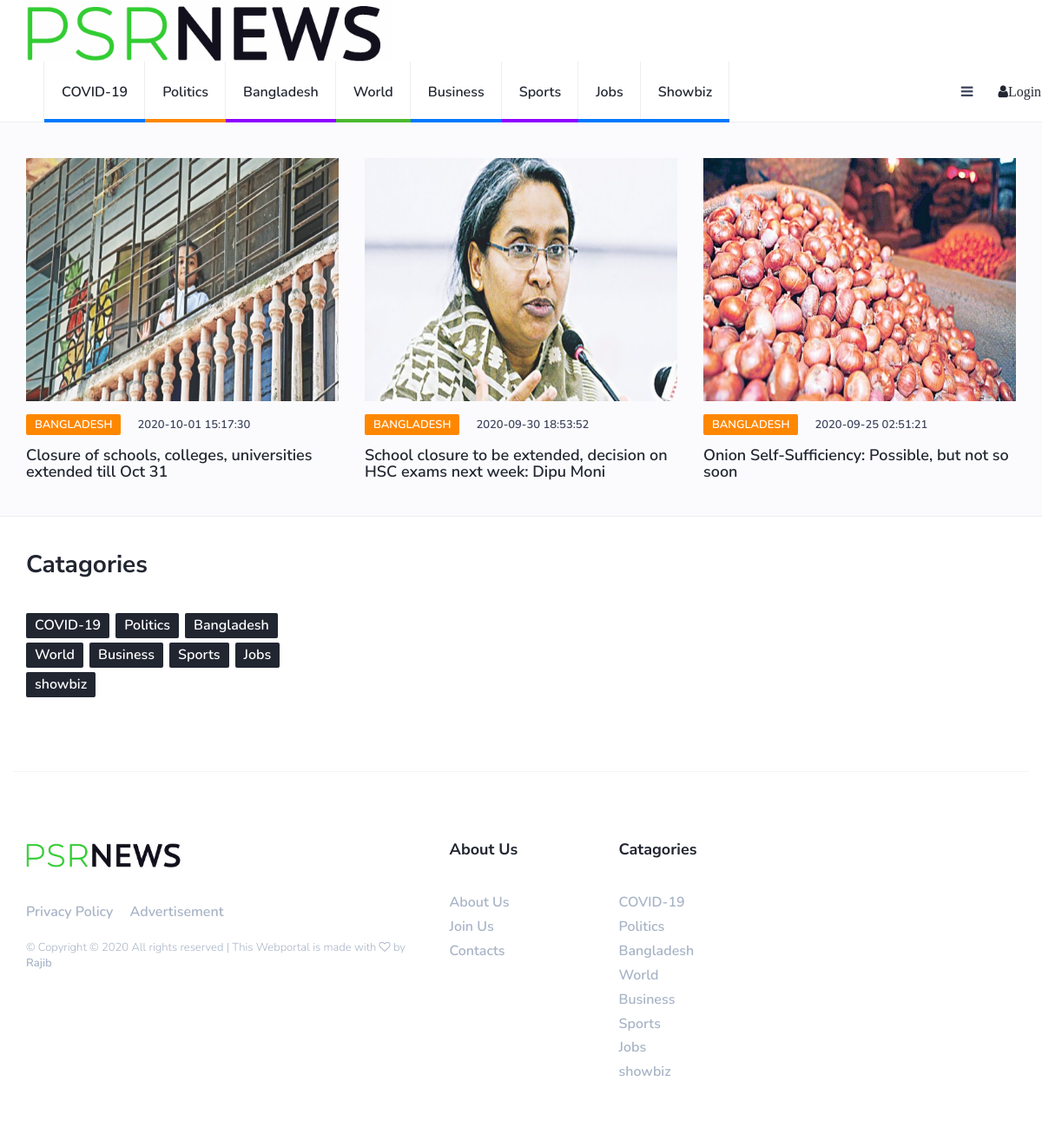
Screenshot of /Bangladesh.php with the database file from the repository.
### tables this page shows
CREATE TABLE `mainportal` (
  `mid` int(255) NOT NULL,
  `mpublishdate` text NOT NULL DEFAULT current_timestamp(),
  `mtitle` text NOT NULL,
  `mauthorname` varchar(255) NOT NULL,
  `mcatagory` varchar(255) NOT NULL,
  `mimage` varchar(255) NOT NULL,
  `mbody` text NOT NULL,
  `comment` text NOT NULL
);

### Bangladesh.php (the view, shortened to what this page needs)
<?php
$adminname= $_SESSION['username'];
$author=$_SESSION['ab'];
$visitor=$_SESSION['visitor'];
?>
<!DOCTYPE html>
<html lang="en">
<head>
	<link type="text/css" rel="stylesheet" href="css/bootstrap.min.css" />
	<link rel="stylesheet" href="css/font-awesome.min.css">
	<link type="text/css" rel="stylesheet" href="css/style.css" />
</head>
<body>
	<header id="header">
		<div id="nav">
			<div id="nav-fixed">
				<div class="container">
					<div class="nav-logo">
						<a href="portalindex.php" class="logo"><img src="./images/logo.png" alt=""></a>
					</div>
					<ul class="nav-menu nav navbar-nav">
					<li class='cat-3'><a href="covid.php">COVID-19</a></li>
					<li class='cat-2'><a href="politics.php">Politics</a></li>
					<li class='cat-4'><a href="Bangladesh.php">Bangladesh</a></li>
					<li class='cat-1'><a href="world.php">World</a></li>
					<li class='cat-3'><a href="business.php">Business</a></li>
					<li class='cat-4'><a href="sports.php">Sports</a></li>
					<li class='cat-3'><a href="jobs.php">Jobs</a></li>
					<li class='cat-3'><a href="ent.php">Showbiz</a></li>
					</ul>
					<div class="nav-btns">
						<button class="aside-btn"><i class="fa fa-bars"></i></button>
						<?php
						if(!empty($_SESSION['ab']))
						{
							echo "<a href='authorhome.php'><i class='fa fa-fw fa-user'>$author</i> </a>";
						}
						elseif (!empty($_SESSION['username']))
						{
							echo "<a href='home.php'><i class='fa fa-fw fa-user'>$adminname</i> </a>";
						}
						elseif (!empty($_SESSION['visitor']))
						{
							echo "<a href='portalindex.php'><i class='fa fa-fw fa-user'>$visitor</i> </a>";
						}
						else{
                          echo "<a href='loginsinup.html'><i class='fa fa-fw fa-user'>Login</i> </a>";
						}
						?>
					</div>
				</div>
			</div>
		</div>
	</header>
	<div class="section section-grey">
		<div class="container">
			<div class="row">
				<div class="col-md-12">
					<div class="section-title text-center">
					<h2>Bangladesh News</h2>
					</div>
                </div>
                <?php
				$mysqli =  new mysqli('localhost','root','','project') or die('Error');
				$resultset = $mysqli->query("select * from mainportal where mcatagory='Bangladesh' order by mid desc");
				?>
				<?php
				while($rows=$resultset->fetch_assoc())
				{
						$publishdate = $rows['mpublishdate'];
						$title = $rows['mtitle'];
						$catagory = $rows['mcatagory'];
						$imgsrc = $rows['mimage'];
						$id = $rows['mid'];
		echo("
        <div class='col-md-4'>
        <div class='post'>
            <a class='post-img' href='viewpostmain.php?id=$id'><img  height=280px width=1200px src='$imgsrc' alt='image'></a>
            <div class='post-body'>
                <div class='post-meta'>
                    <a class='post-category cat-2' href='viewpostmain.php?id=$id'>$catagory</a>
                    <span class='post-date'>$publishdate</span>
                </div>
                <h3 class='post-title'><a href='viewpostmain.php?id=$id'>$title
                        </a></h3>
            </div>
        </div>
    </div>");
				}
					?>
			</div>
		</div>
	</div>
	<div class="section">
		<div class="container">
			<div class="row">
				<div class="col-md-4">
					<div class="aside-widget">
						<div class="section-title">
							<h2>Catagories</h2>
						</div>
					</div>
					<div class="aside-widget">
						<div class="tags-widget">
							<ul>
								<li><a href="covid.php">COVID-19</a></li>
								<li><a href="politics.php">Politics</a></li>
								<li><a href="Bangladesh.php">Bangladesh</a></li>
								<li><a href="world.php">World</a></li>
								<li><a href="business.php">Business</a></li>
								<li><a href="Sports.php">Sports</a></li>
								<li><a href="jobs.php">Jobs</a></li>
								<li><a href="ent.php">showbiz</a></li>
							</ul>
						</div>
					</div>
				</div>
			</div>
		</div>
	</div>
	<footer id="footer">
		<div class="container">
			<div class="row">
				<div class="col-md-5">
					<div class="footer-widget">
						<div class="footer-logo">
							<a  href="portalindex.html" class="logo"><img width=40% src="./images/logo.png" alt=""></a>
						</div>
						<ul class="footer-nav">
							<li><a href="#">Privacy Policy</a></li>
							<li><a href="#">Advertisement</a></li>
						</ul>
						<div class="footer-copyright">
							<span>&copy;
								Copyright &copy;
								<script>document.write(new Date().getFullYear());</script> All rights reserved | This
								Webportal is made with <i class="fa fa-heart-o" aria-hidden="true"></i> by <a
									href="https://github.com/MRajibH">Rajib</a>
								</span>
						</div>
					</div>
				</div>
				<div class="col-md-4">
					<div class="row">
						<div class="col-md-6">
							<div class="footer-widget">
								<h3 class="footer-title">About Us</h3>
								<ul class="footer-links">
									<li><a href="portalindex.php">About Us</a></li>
									<li><a href="portalindex.php">Join Us</a></li>
									<li><a href="portalindex.php">Contacts</a></li>
								</ul>
							</div>
						</div>
						<div class="col-md-6">
							<div class="footer-widget">
								<h3 class="footer-title">Catagories</h3>
								<ul class="footer-links">
								<li><a href="covid.php">COVID-19</a></li>
								<li><a href="politics.php">Politics</a></li>
								<li><a href="Bangladesh.php">Bangladesh</a></li>
								<li><a href="world.php">World</a></li>
								<li><a href="business">Business</a></li>
								<li><a href="sports.php">Sports</a></li>
								<li><a href="jobs.php">Jobs</a></li>
								<li><a href="ent.php">showbiz</a></li>
								</ul>
							</div>
						</div>
					</div>
				</div>
				<div class="col-md-3">
				</div>
			</div>
		</div>
	</footer>
</body>
</html>

### css/style.css (style rules this page uses)
body { font-family: 'Nunito', sans-serif; font-size: 16px; font-weight: 300; color: #3d455c; margin: 0; padding: 0; overflow-x: hidden; }
h1, h2, h3, h4, h5, h6 { font-family: 'Nunito Sans', sans-serif; font-weight: 700; color: #212631; margin: 0px 0px 15px; }
h2 { font-size: 28px; }
h3 { font-size: 23px; }
a { font-weight: 600; color: #212631; text-decoration: none; }
ul,ol { margin: 0; padding: 0; list-style: none }
.section { padding-top: 40px; }
.section.section-grey { background-color: #fbfbfd; border-bottom: 1px solid #eceef2; border-top: 1px solid #eceef2; }
.section .section-title { margin-bottom: 40px; }
.section .section-title h2 { text-transform: capitalize; font-size: 28px; }
#nav { height: 70px; }
#nav:after { content: ""; position: fixed; left: 0; right: 0; bottom: 0; top: 0; background-color: rgba(33, 38, 49, 0.5); z-index: 90; opacity: 0; visibility: hidden; -webkit-transition: 0.2s all; transition: 0.2s all; }
#nav-fixed { position: fixed; left: 0; right: 0; top: 0; z-index: 90; background-color: #FFF; -webkit-box-shadow: 0px -1px 0px 0px #eceef2 inset; box-shadow: 0px -1px 0px 0px #eceef2 inset; }
#nav .container { position: relative; }
.nav-logo { float:left; }
.nav-logo .logo { line-height: 70px; display:inline-block; }
.nav-logo .logo > img { width: 100%; max-height: 70px; }
.nav-menu { margin-left: 20px; }
.nav-menu li a { position: relative; padding: 25px 20px; text-transform: capitalize; -webkit-box-shadow: -1px 0px 0px 0px #eceef2 inset; box-shadow: -1px 0px 0px 0px #eceef2 inset; -webkit-transition: 0.2s color; transition: 0.2s color; }
.nav-menu li:first-child a { border-left: 1px solid #eceef2; }
.nav-menu li a:after { content: ''; position: absolute; left: 0; right: 0; bottom: 0px; width: 100%; height: 4px; -webkit-transition: 0.2s width; transition: 0.2s width; }
.nav-menu li.cat-1 a:after { background-color: #4BB92F; }
.nav-menu li.cat-2 a:after { background-color: #ff8700; }
.nav-menu li.cat-3 a:after { background-color: #0078ff; }
.nav-menu li.cat-4 a:after { background-color: #8d00ff; }
.nav-btns { float:right; }
.nav-btns > button { padding: 25px 25px; border: none; line-height: 20px; background: transparent; }
.post { margin-bottom: 40px; }
.post .post-img { display: block; -webkit-transition: 0.2s opacity; transition: 0.2s opacity; }
.post .post-img > img { width: 100%; }
.post .post-meta { margin-top: 15px; margin-bottom: 15px; }
.post-meta .post-category { font-size: 13px; text-transform: uppercase; padding: 3px 10px; font-weight: 600; border-radius: 2px; margin-right: 15px; color: #FFF; background-color: #212631; -webkit-transition: 0.2s opacity; transition: 0.2s opacity; }
.post-meta .post-category.cat-2 { background-color: #ff8700; }
.post-meta .post-date { font-size: 13px; font-weight: 600; }
.post .post-title { font-size: 18px; margin-bottom: 0px; }
.aside-widget { margin-bottom: 40px; }
.tags-widget ul li { display:inline-block; margin-right:3px; margin-bottom:5px; }
.tags-widget ul li a { display:block; color:#fff; background-color: #212631; padding:3px 10px; font-weight:600; border-radius:2px; -webkit-transition:0.2s opacity; transition:0.2s opacity; }
#footer { padding-bottom: 40px; margin-top: 40px; }
#footer .container { padding-top: 80px; border-top: 1px solid #F4f4f9; }
.footer-widget { margin-bottom: 40px; }
.footer-widget .footer-title { margin-bottom: 40px; text-transform: capitalize; font-size: 18px; }
.footer-widget a { color: #a7b3c6; -webkit-transition: 0.2s color; transition: 0.2s color; }
.footer-logo { margin-bottom: 40px; }
.footer-nav li { display: inline-block; margin-right: 15px; }
.footer-links li + li { margin-top: 5px; }
.footer-copyright { margin-top: 20px; color: #a7b3c6; font-size: 13px; }

### rows the page displays
mainportal: mimage (picture), mcatagory "BANGLADESH", mpublishdate "2020-10-01 15:17:30", mtitle "Closure of schools, colleges, universities extended till Oct 31"
mainportal: mimage (picture), mcatagory "BANGLADESH", mpublishdate "2020-09-30 18:53:52", mtitle "School closure to be extended, decision on HSC exams next week: Dipu Moni"
mainportal: mimage (picture), mcatagory "BANGLADESH", mpublishdate "2020-09-25 02:51:21", mtitle "Onion Self-Sufficiency: Possible, but not so soon"
